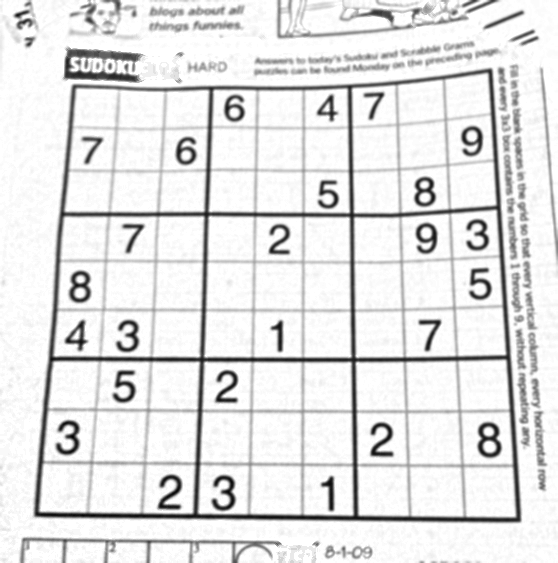
#> input picture suduku.png, 558 x 563 px
$ jupyter execute grabsudoku.ipynb   (older library calls are emulated)
#> lines starting #> are read from the running program, lines starting #| are printed output that depends on the picture; after the words box and inside, x2 and y2 are one past the last pixel; in counts of white or black regions, pixels touching at a corner belong together
[cell 1]
import cv2
import numpy as np
import matplotlib.pyplot as plt
img1 = cv2.imread('suduku.png')
#> img1 is the input picture: shape (563, 558, 3); min 0, max 255, mean 227.8
img = cv2.GaussianBlur(img1,(5,5),0)
gray = cv2.cvtColor(img,cv2.COLOR_BGR2GRAY)
mask = np.zeros((gray.shape),np.uint8)
kernel1 = cv2.getStructuringElement(cv2.MORPH_ELLIPSE,(11,11))

close = cv2.morphologyEx(gray,cv2.MORPH_CLOSE,kernel1)
div = np.float32(gray)/(close)
res = np.uint8(cv2.normalize(div,div,0,255,cv2.NORM_MINMAX))
res2 = cv2.cvtColor(res,cv2.COLOR_GRAY2BGR)

[cell 2]
def show_pic(img):
    fig = plt.figure(figsize=(15,15))
    ax = fig.add_subplot(111)
    ax.imshow(img,cmap='gray')

[cell 3]
show_pic(img)

[cell 4]
show_pic(res2)

[cell 5]
res2 = cv2.addWeighted(src1=img,alpha=0.7,src2=res2,beta=0.3,gamma=0)
show_pic(res2)
gamma = 0.9
invGamma = 1/gamma
table = np.array([((i / 255.0) ** invGamma) * 255
                  for i in np.arange(0, 256)]).astype("uint8")
cv2.LUT(res2, table, res2)

[cell 6]
thresh = cv2.adaptiveThreshold(res,255,0,1,19,2)
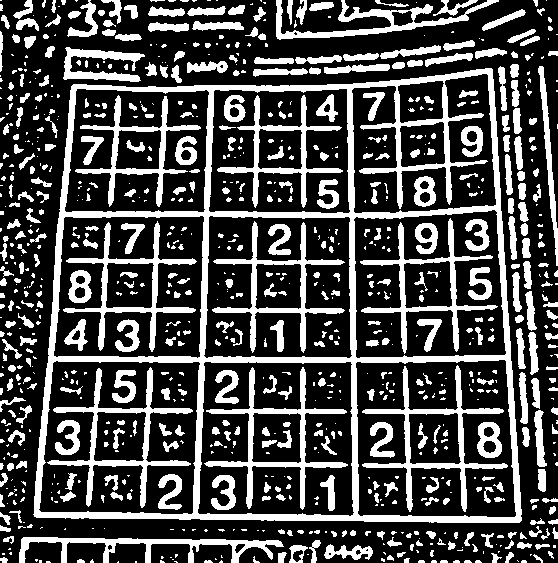
#> thresh: shape (563, 558); 28.9% white; 922 white regions (498 under 20 px)
contour,hier = cv2.findContours(thresh,cv2.RETR_TREE,cv2.CHAIN_APPROX_SIMPLE)
#> contour = 967 contours, 625 with area under 20; largest, box (x1, y1, x2, y2) and area: (33, 68, 522, 523) 198988, (355, 359, 517, 518) 23795, (197, 361, 355, 517) 22932, (38, 360, 201, 515) 22733, (353, 209, 507, 359) 20660

max_area = 0
best_cnt = None
for cnt in contour:
    area = cv2.contourArea(cnt)
    if area > 1000:
        if area > max_area:
            max_area = area
            best_cnt = cnt
#> this loop made 967 passes
#> (area, max_area) on passes 73, 373: (1879, 1879), (198987.5, 198987.5)
#> area on passes 25, 30, 34, 36, 39, 51: 24.5, 20, 36.5, 38.5, 56.5, 213.5
#> after the loop, best_cnt = contour of 254 points, box (x1, y1, x2, y2) (33, 68, 522, 523), area 198988; max_area = 198987.5

cv2.drawContours(mask,[best_cnt],0,255,-1)
#> mask: shape (563, 558); 63.6% white; 1 black region, box (x1, y1, x2, y2) and area: (0, 0, 558, 563) 114271
cv2.drawContours(mask,[best_cnt],0,0,2)
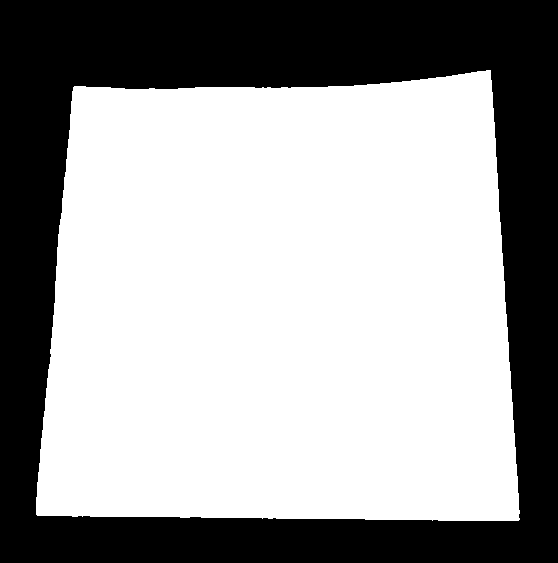
#> mask: shape (563, 558); 62.4% white; 1 black region, box (x1, y1, x2, y2) and area: (0, 0, 558, 563) 117970

res = cv2.bitwise_and(res,mask)

[cell 7]
gamma = 0.9
invGamma = 1/gamma
table = np.array([((i / 255.0) ** invGamma) * 255
                  for i in np.arange(0, 256)]).astype("uint8")
cv2.LUT(res, table, res)

[cell 8]
show_pic(res)

[cell 9]
kernelx = cv2.getStructuringElement(cv2.MORPH_RECT,(2,10))

dx = cv2.Sobel(res,cv2.CV_16S,1,0)
dx = cv2.convertScaleAbs(dx)
cv2.normalize(dx,dx,0,255,cv2.NORM_MINMAX)
ret,close = cv2.threshold(dx,0,255,cv2.THRESH_BINARY+cv2.THRESH_OTSU)
#> close: shape (563, 558); 11.5% white; 191 white regions (51 under 20 px), largest, box (x1, y1, x2, y2) and area: (345, 85, 361, 517) 3865, (191, 88, 216, 515) 3849, (485, 70, 521, 521) 2937
#> ret = 102
close = cv2.morphologyEx(close,cv2.MORPH_DILATE,kernelx,iterations = 1)
#> close: shape (563, 558); 19.1% white; 67 white regions

contour, hier = cv2.findContours(close,cv2.RETR_EXTERNAL,cv2.CHAIN_APPROX_SIMPLE)
#> contour = 67 contours, 13 with area under 20; largest, box (x1, y1, x2, y2) and area: (191, 84, 217, 523) 4482, (345, 81, 363, 522) 4427, (35, 82, 79, 521) 3460, (485, 66, 522, 526) 3342, (441, 72, 469, 522) 3092
for cnt in contour:
    x,y,w,h = cv2.boundingRect(cnt)
    if h/w > 5:
        cv2.drawContours(close,[cnt],0,255,-1)
    else:
        cv2.drawContours(close,[cnt],0,0,-1)
#> this loop made 67 passes
#> (x, y, w, h) on passes 5 to 16: (319, 471, 19, 46), (209, 470, 30, 46), (156, 470, 29, 53), (475, 418, 14, 45), (368, 418, 29, 45), (490, 417, 15, 46), (53, 416, 30, 45), (110, 366, 29, 42), (213, 365, 28, 44), (422, 315, 22, 42), (416, 315, 7, 16), (269, 315, 17, 43)
#> (cnt, x, y, w, h) on passes 1, 2, 3, 4, 40, 42: ([[437, 516], [437, 525], [439, 525], [439, 516]], 437, 516, 3, 10), ([[431, 516], [431, 525], [434, 525], [434, 516]], 431, 516, 4, 10), ([[364, 515], [364, 524], [366, 524], [366, 515]], 364, 515, 3, 10), ([[263, 514], [263, 523], [264, 523], [264, 514]], 263, 514, 2, 10), ([[177, 84], [177, 93], [179, 93], [179, 84]], 177, 84, 3, 10), ([[280, 83], [280, 92], [282, 92], [282, 83]], 280, 83, 3, 10)
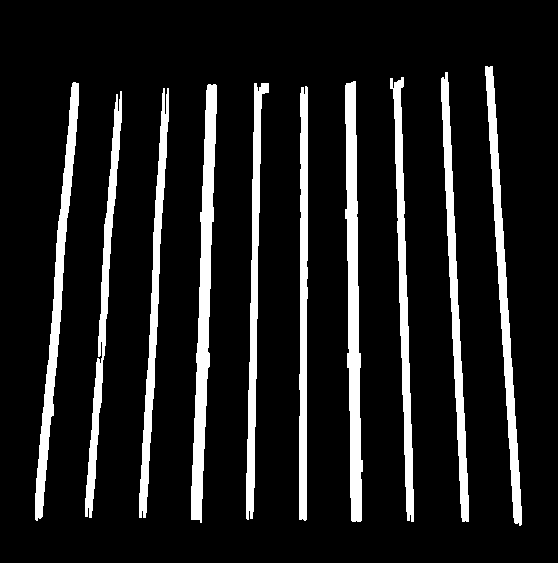
#> close: shape (563, 558); 12% white; 10 white regions, largest, box (x1, y1, x2, y2) and area: (191, 84, 217, 523) 4930, (345, 81, 363, 522) 4879, (35, 82, 79, 521) 3903
close = cv2.morphologyEx(close,cv2.MORPH_CLOSE,None,iterations = 2)
#> close: shape (563, 558); 12% white; 10 white regions, largest, box (x1, y1, x2, y2) and area: (191, 84, 217, 523) 4936, (345, 81, 363, 522) 4887, (35, 82, 79, 521) 3904
closex = close.copy()

[cell 10]
show_pic(closex)

[cell 11]
kernely = cv2.getStructuringElement(cv2.MORPH_RECT,(9,2))
dy = cv2.Sobel(res,cv2.CV_16S,0,1)
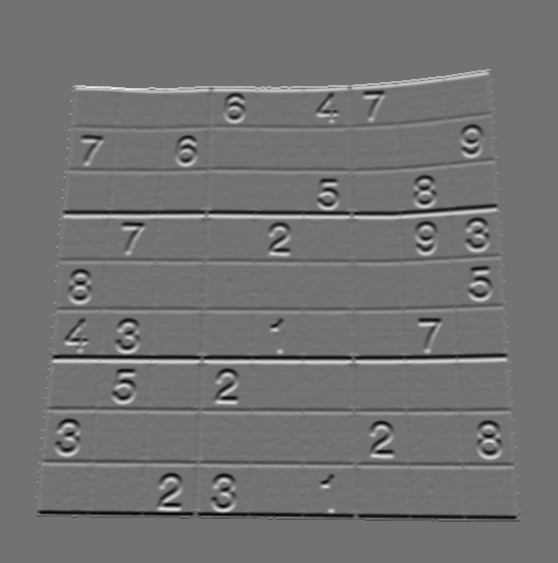
#> dy: shape (563, 558) int16; min -605, max 737, mean 0; drawn with min black and max white
dy = cv2.convertScaleAbs(dy)
cv2.normalize(dy,dy,0,255,cv2.NORM_MINMAX)
ret,close = cv2.threshold(dy,0,255,cv2.THRESH_BINARY+cv2.THRESH_OTSU)
#> close: shape (563, 558); 11.2% white; 269 white regions (122 under 20 px), largest, box (x1, y1, x2, y2) and area: (51, 339, 508, 365) 4325, (60, 198, 500, 220) 3848, (37, 486, 520, 522) 3389
close = cv2.morphologyEx(close,cv2.MORPH_DILATE,kernely)
#> close: shape (563, 558); 18.8% white; 85 white regions (1 under 20 px)

contour, hier = cv2.findContours(close,cv2.RETR_EXTERNAL,cv2.CHAIN_APPROX_SIMPLE)
#> contour = 85 contours, 53 with area under 20; largest, box (x1, y1, x2, y2) and area: (45, 317, 514, 367) 7076, (56, 175, 504, 221) 5880, (33, 472, 524, 523) 5634, (68, 69, 495, 132) 5588, (35, 418, 521, 470) 4426
for cnt in contour:
    x,y,w,h = cv2.boundingRect(cnt)
    if w/h > 5:
        cv2.drawContours(close,[cnt],0,255,-1)
    else:
        cv2.drawContours(close,[cnt],0,0,-1)
#> this loop made 85 passes
#> (x, y, w, h) on passes 6, 7, 9, 13, 16, 17, 19, 21, 28, 29, 36, 37: (316, 474, 23, 16), (33, 472, 491, 51), (473, 448, 33, 13), (473, 433, 33, 14), (473, 420, 31, 12), (365, 420, 34, 40), (35, 418, 486, 52), (40, 406, 474, 10), (210, 368, 33, 38), (108, 368, 32, 38), (266, 318, 22, 15), (45, 317, 469, 50)
#> (cnt, x, y, w, h) on passes 1, 2, 3, 4, 5, 8: ([[515, 509], [515, 511], [523, 511], [523, 509]], 515, 509, 9, 3), ([[32, 496], [32, 498], [40, 498], [40, 496]], 32, 496, 9, 3), ([[514, 492], [514, 494], [522, 494], [522, 492]], 514, 492, 9, 3), ([[33, 481], [33, 483], [41, 483], [41, 481]], 33, 481, 9, 3), ([[513, 475], [513, 477], [521, 477], [521, 475]], 513, 475, 9, 3), ([[34, 471], [34, 473], [42, 473], [42, 471]], 34, 471, 9, 3)
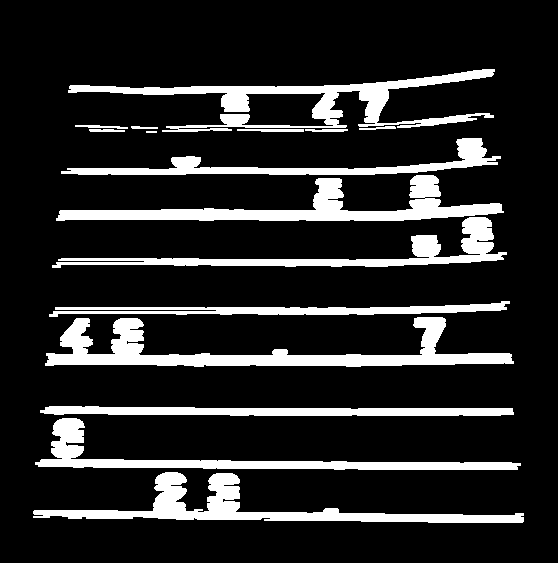
#> close: shape (563, 558); 15.3% white; 16 white regions, largest, box (x1, y1, x2, y2) and area: (45, 317, 514, 367) 7736, (68, 69, 495, 132) 6568, (56, 175, 504, 221) 6449

close = cv2.morphologyEx(close,cv2.MORPH_DILATE,None,iterations = 2)
#> close: shape (563, 558); 22.7% white; 4 white regions, box (x1, y1, x2, y2) and area: (31, 404, 526, 525) 21941, (50, 136, 509, 270) 21736, (43, 299, 516, 369) 15828, (66, 67, 497, 135) 11703
closey = close.copy()
show_pic(closey)

[cell 12]
res = cv2.bitwise_and(closex,closey)
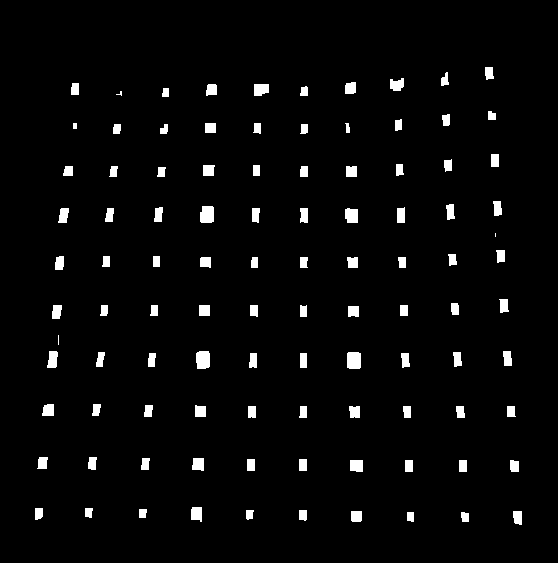
#> res: shape (563, 558); 3.2% white; 102 white regions (3 under 20 px)
plt.imshow(res,cmap='gray')

[cell 13]
contour, hier = cv2.findContours(res,cv2.RETR_LIST,cv2.CHAIN_APPROX_SIMPLE)
#> contour = 102 contours, 4 with area under 20; largest, box (x1, y1, x2, y2) and area: (196, 351, 210, 369) 207, (347, 352, 361, 369) 204, (200, 206, 214, 223) 194, (345, 208, 358, 223) 152, (254, 84, 269, 96) 137
centroids = []
for cnt in contour:
    mom = cv2.moments(cnt)
    if mom['m00']:
        (x,y) = int(mom['m10']/mom['m00']), int(mom['m01']/mom['m00'])
        cv2.circle(img,(x,y),4,(0,255,0),-1)
        centroids.append((x,y))
#> this loop made 102 passes
#> (x, y) on passes 1 to 11: (464, 516), (410, 516), (517, 516), (356, 515), (302, 514), (249, 514), (142, 512), (88, 512), (38, 513), (196, 513), (513, 465)
#> cnt on passes 12, 13, 15, 16, 32, 41: [[459, 460], [459, 471], [466, 471], [466, 460]], [[405, 460], [405, 471], [412, 471], [412, 460]], [[299, 459], [299, 470], [306, 470], [306, 459]], [[247, 459], [247, 470], [254, 470], [254, 459]], [[300, 353], [300, 367], [306, 367], [306, 353]], [[58, 335], [58, 344]]
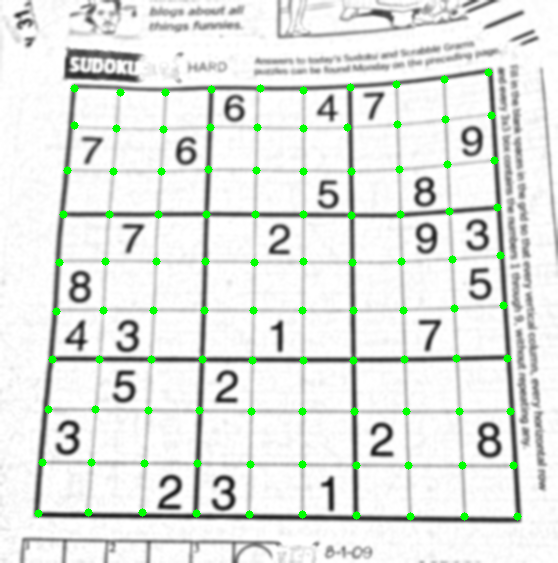
#> img: shape (563, 558, 3); mean B, G, R 225.4, 229.4, 225.4

[cell 14]
centroids = np.array(centroids,dtype = np.float32)
c = centroids.reshape((100,2))
c2 = c[np.argsort(c[:,1])]

b = np.vstack([c2[i*10:(i+1)*10][np.argsort(c2[i*10:(i+1)*10,0])] for i in range(10)])
bm = b.reshape((10,10,2))

[cell 15]
output = np.zeros((450,450,3),np.uint8)
for i,j in enumerate(b):
    ri = int(i/10)
    ci = i%10
    if ci != 9 and ri!=9:
        src = bm[ri:ri+2, ci:ci+2 , :].reshape((4,2))
        dst = np.array( [ [ci*50,ri*50],[(ci+1)*50-1,ri*50],[ci*50,(ri+1)*50-1],[(ci+1)*50-1,(ri+1)*50-1] ], np.float32)
        retval = cv2.getPerspectiveTransform(src,dst)
        warp = cv2.warpPerspective(res2,retval,(450,450))
        output[ri*50:(ri+1)*50-1 , ci*50:(ci+1)*50-1] = warp[ri*50:(ri+1)*50-1 , ci*50:(ci+1)*50-1].copy()
#> this loop made 100 passes
#> j on passes 1 to 12: [74, 88], [120, 92], [165, 92], [211, 89], [260, 88], [303, 90], [350, 87], [396, 84], [444, 79], [488, 72], [74, 125], [116, 128]
#> pass 1, `warp = cv2.warpPerspective(res2,retval,(450,450))`:
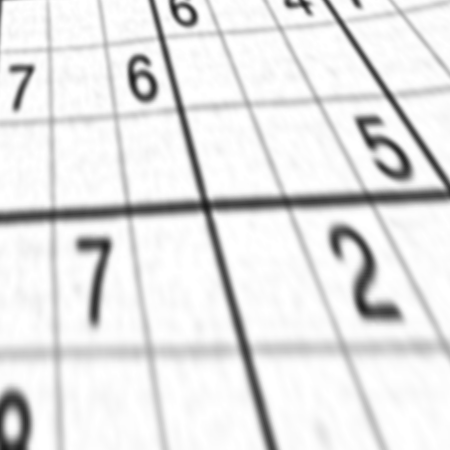
#> warp: shape (450, 450, 3); min 28, max 255, mean 228.5
#> after the loop:
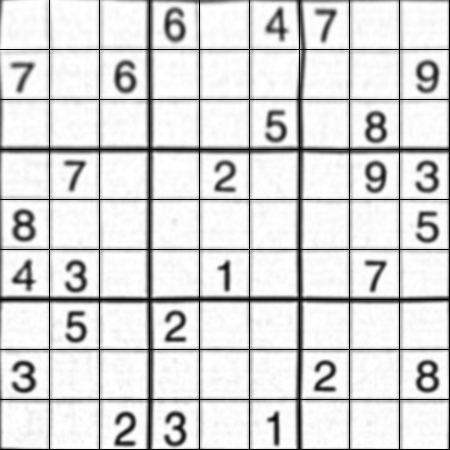
#> output: shape (450, 450, 3); min 0, max 255, mean 217.2

[cell 16]
output1 = output
show_pic(output1)

[cell 17]
plt.imshow(output1[0:50,150:200])

[cell 18]
plt.imshow(output1[400:,150:200])
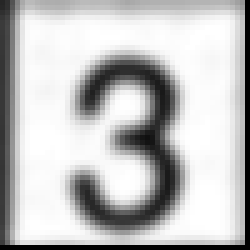
#> shown: shape (50, 50, 3) (shown 5 times larger); min 0, max 255, mean 192
